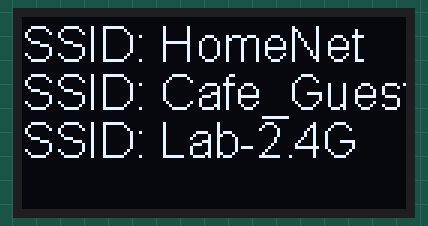
Recording of a sketch running on a simulated ESP8266 (NodeMCU). On the bench: 128×64 one-colour display. A WiFi scan finds three made-up networks; what the sketch prints to the serial monitor is not drawn.

Above: at 4.1 s.

The sketch:

serial_monitor_to_display_fourline.ino
```cpp
#include <Wire.h>  // Only needed for Arduino 1.6.5 and earlier
#include "SSD1306Wire.h"  // legacy include: `#include "SSD1306.h"`
#include <ESP8266WiFi.h>
//#include <WiFi.h>

SSD1306Wire display(0x3c, D6, D5);  // Initialize with I2C address, SDA, and SCL pins

//byte smile[8]=   {0x3C,0x42,0xA5,0x81,0xA5,0x99,0x42,0x3C};
String serialInput = "";
String lines[4];  // Array to store up to 4 lines (adjust as needed)
int currentLine = 0;  // Keep track of the current line to overwrite when the buffer is full


void setup() {
  Serial.begin(115200);
  Serial.println("Initializing Wi-Fi scan...");

  // Initialize the display
  display.init();
  display.flipScreenVertically();  // Flip the screen vertically to match orientation
  display.setFont(ArialMT_Plain_16);
  // Clear the display initially
  display.clear();
  // Update the display
  display.display();


  // Start Wi-Fi scan
  WiFi.mode(WIFI_STA);  // Set Wi-Fi mode to Station (client)
  delay(2000);  // Wait for Wi-Fi to initialize
  Serial.println("Scanning for Wi-Fi networks...");
  int n = WiFi.scanNetworks();  // Scan for available Wi-Fi networks
  Serial.println("Scan done.");

  // Check if any networks are found
  if (n == 0) {
    Serial.println("No networks found.");
  } else {
    Serial.print(n);
    Serial.println(" networks found:");
     // Display the available networks on OLED
    display.clear();
    for (int i = 0; i < n && i < 4; i++) {  // Limit to 4 networks to fit the screen
      String network = WiFi.SSID(i);  // Get the SSID of the network
      lines[i] = "SSID: " + network;
      display.drawString(0, i * 16, lines[i]);  // Display each SSID
    }
    display.display();
  }
}
void loop() {

delay(10000);
}
```
